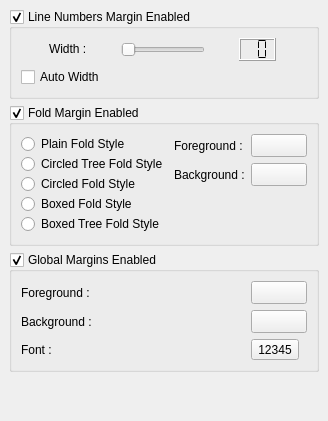
     <widget class="QWidget" name="pMargins" >
      <layout class="QVBoxLayout" >
       <property name="margin" >
        <number>9</number>
       </property>
       <property name="spacing" >
        <number>6</number>
       </property>
       <item>
        <widget class="QGroupBox" name="gbLineNumbersMarginEnabled" >
         <property name="title" >
          <string>Line Numbers Margin Enabled</string>
         </property>
         <property name="checkable" >
          <bool>true</bool>
         </property>
         <layout class="QVBoxLayout" >
          <property name="margin" >
           <number>9</number>
          </property>
          <property name="spacing" >
           <number>6</number>
          </property>
          <item>
           <layout class="QHBoxLayout" >
            <property name="margin" >
             <number>0</number>
            </property>
            <property name="spacing" >
             <number>6</number>
            </property>
            <item>
             <widget class="QLabel" name="lLineNumbersMarginWidth" >
              <property name="sizePolicy" >
               <sizepolicy>
                <hsizetype>0</hsizetype>
                <vsizetype>0</vsizetype>
                <horstretch>0</horstretch>
                <verstretch>0</verstretch>
               </sizepolicy>
              </property>
              <property name="text" >
               <string>Width :</string>
              </property>
             </widget>
            </item>
            <item>
             <widget class="QSlider" name="sLineNumbersMarginWidth" >
              <property name="sizePolicy" >
               <sizepolicy>
                <hsizetype>0</hsizetype>
                <vsizetype>0</vsizetype>
                <horstretch>0</horstretch>
                <verstretch>0</verstretch>
               </sizepolicy>
              </property>
              <property name="minimum" >
               <number>1</number>
              </property>
              <property name="orientation" >
               <enum>Qt::Horizontal</enum>
              </property>
              <property name="tickInterval" >
               <number>1</number>
              </property>
             </widget>
            </item>
            <item>
             <widget class="QLCDNumber" name="lnLineNumbersMarginWidth" >
              <property name="sizePolicy" >
               <sizepolicy>
                <hsizetype>0</hsizetype>
                <vsizetype>0</vsizetype>
                <horstretch>0</horstretch>
                <verstretch>0</verstretch>
               </sizepolicy>
              </property>
              <property name="numDigits" >
               <number>2</number>
              </property>
              <property name="segmentStyle" >
               <enum>QLCDNumber::Flat</enum>
              </property>
             </widget>
            </item>
           </layout>
          </item>
          <item>
           <widget class="QCheckBox" name="cbLineNumbersMarginAutoWidth" >
            <property name="text" >
             <string>Auto Width</string>
            </property>
           </widget>
          </item>
         </layout>
        </widget>
       </item>
       <item>
        <widget class="QGroupBox" name="gbFoldMarginEnabled" >
         <property name="title" >
          <string>Fold Margin Enabled</string>
         </property>
         <property name="checkable" >
          <bool>true</bool>
         </property>
         <layout class="QGridLayout" >
          <property name="margin" >
           <number>9</number>
          </property>
          <property name="spacing" >
           <number>6</number>
          </property>
          <item row="2" column="1" colspan="2" >
           <spacer>
            <property name="orientation" >
             <enum>Qt::Vertical</enum>
            </property>
            <property name="sizeHint" >
             <size>
              <width>20</width>
              <height>40</height>
             </size>
            </property>
           </spacer>
          </item>
          <item rowspan="3" row="0" column="0" >
           <layout class="QVBoxLayout" >
            <property name="margin" >
             <number>0</number>
            </property>
            <property name="spacing" >
             <number>0</number>
            </property>
            <item>
             <widget class="QRadioButton" name="rbPlainFoldStyle" >
              <property name="text" >
               <string>Plain Fold Style</string>
              </property>
             </widget>
            </item>
            <item>
             <widget class="QRadioButton" name="rbCircledTreeFoldStyle" >
              <property name="text" >
               <string>Circled Tree Fold Style</string>
              </property>
             </widget>
            </item>
            <item>
             <widget class="QRadioButton" name="rbCircledFoldStyle" >
              <property name="text" >
               <string>Circled Fold Style</string>
              </property>
             </widget>
            </item>
            <item>
             <widget class="QRadioButton" name="rbBoxedFoldStyle" >
              <property name="text" >
               <string>Boxed Fold Style</string>
              </property>
             </widget>
            </item>
            <item>
             <widget class="QRadioButton" name="rbBoxedTreeFoldStyle" >
              <property name="text" >
               <string>Boxed Tree Fold Style</string>
              </property>
             </widget>
            </item>
           </layout>
          </item>
          <item row="1" column="2" >
           <widget class="QToolButton" name="tbFoldMarginBackground" >
            <property name="iconSize" >
             <size>
              <width>48</width>
              <height>16</height>
             </size>
            </property>
           </widget>
          </item>
          <item row="1" column="1" >
           <widget class="QLabel" name="lFoldMarginBackground" >
            <property name="text" >
             <string>Background :</string>
            </property>
           </widget>
          </item>
          <item row="0" column="2" >
           <widget class="QToolButton" name="tbFoldMarginForeground" >
            <property name="iconSize" >
             <size>
              <width>48</width>
              <height>16</height>
             </size>
            </property>
           </widget>
          </item>
          <item row="0" column="1" >
           <widget class="QLabel" name="lFoldMarginForeground" >
            <property name="text" >
             <string>Foreground :</string>
            </property>
           </widget>
          </item>
         </layout>
        </widget>
       </item>
       <item>
        <widget class="QGroupBox" name="gbMarginsEnabled" >
         <property name="title" >
          <string>Global Margins Enabled</string>
         </property>
         <property name="checkable" >
          <bool>true</bool>
         </property>
         <layout class="QGridLayout" >
          <property name="margin" >
           <number>9</number>
          </property>
          <property name="spacing" >
           <number>6</number>
          </property>
          <item row="2" column="1" >
           <widget class="QToolButton" name="tbMarginsFont" >
            <property name="sizePolicy" >
             <sizepolicy>
              <hsizetype>0</hsizetype>
              <vsizetype>0</vsizetype>
              <horstretch>0</horstretch>
              <verstretch>0</verstretch>
             </sizepolicy>
            </property>
            <property name="text" >
             <string>12345</string>
            </property>
            <property name="iconSize" >
             <size>
              <width>48</width>
              <height>16</height>
             </size>
            </property>
           </widget>
          </item>
          <item row="1" column="1" >
           <widget class="QToolButton" name="tbMarginsBackground" >
            <property name="iconSize" >
             <size>
              <width>48</width>
              <height>16</height>
             </size>
            </property>
           </widget>
          </item>
          <item row="0" column="0" >
           <widget class="QLabel" name="lMarginsForeground" >
            <property name="text" >
             <string>Foreground :</string>
            </property>
           </widget>
          </item>
          <item row="0" column="1" >
           <widget class="QToolButton" name="tbMarginsForeground" >
            <property name="iconSize" >
             <size>
              <width>48</width>
              <height>16</height>
             </size>
            </property>
           </widget>
          </item>
          <item row="1" column="0" >
           <widget class="QLabel" name="lMarginsBackground" >
            <property name="text" >
             <string>Background :</string>
            </property>
           </widget>
          </item>
          <item row="2" column="0" >
           <widget class="QLabel" name="lMarginsFont" >
            <property name="text" >
             <string>Font :</string>
            </property>
           </widget>
          </item>
         </layout>
        </widget>
       </item>
       <item>
        <spacer>
         <property name="orientation" >
          <enum>Qt::Vertical</enum>
         </property>
         <property name="sizeHint" >
          <size>
           <width>20</width>
           <height>40</height>
          </size>
         </property>
        </spacer>
       </item>
      </layout>
     </widget>
